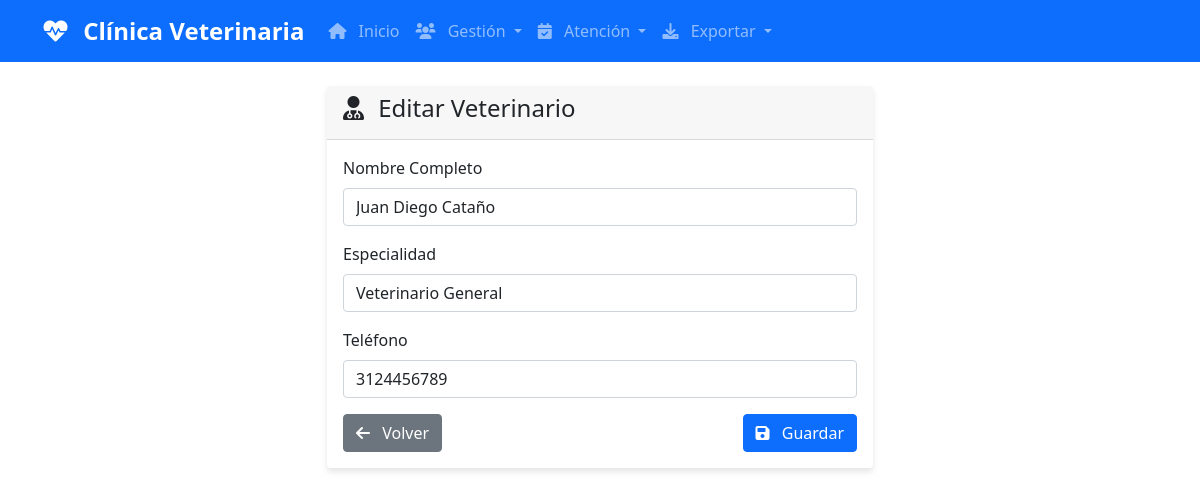
The page /veterinarios/1/editar/ on the database its author committed.
### core/models.py (models this page shows, shortened)
class Veterinario(models.Model):
    nombre = models.CharField(max_length=100)
    especialidad = models.CharField(max_length=100)
    telefono = models.CharField(max_length=20)

### core/views.py (the view)
# urls.py: path("veterinarios/<int:pk>/editar/", views.veterinario_editar, name="veterinario_editar"),
def veterinario_editar(request, pk):
    veterinario = get_object_or_404(Veterinario, pk=pk)
    form = VeterinarioForm(request.POST or None, instance=veterinario)
    if request.method == "POST" and form.is_valid():
        form.save()
        messages.success(request, "Veterinario actualizado exitosamente.")
        return redirect("veterinarios_lista")
    return render(request, "veterinario_form.html", {"form": form, "veterinario": veterinario})

### core/forms.py
class VeterinarioForm(forms.ModelForm):
    class Meta:
        model = Veterinario
        fields = ['nombre', 'especialidad', 'telefono']

### templates/veterinario_form.html (shortened to what this page needs)
{% extends "base.html" %}
{% block content %}
<div class="container mt-4">
    <div class="row justify-content-center">
        <div class="col-md-6">
            <div class="card">
                <div class="card-header">
                    <h4>
                        <i class="fas fa-user-md"></i>
                        {% if veterinario %}Editar Veterinario{% else %}Nuevo Veterinario{% endif %}
                    </h4>
                </div>
                <div class="card-body">
                    <form method="post">
                        <div class="mb-3">
                            <label for="{{ form.nombre.id_for_label }}" class="form-label">Nombre Completo</label>
                            {{ form.nombre }}
                        </div>
                        <div class="mb-3">
                            <label for="{{ form.especialidad.id_for_label }}" class="form-label">Especialidad</label>
                            {{ form.especialidad }}
                        </div>
                        <div class="mb-3">
                            <label for="{{ form.telefono.id_for_label }}" class="form-label">Teléfono</label>
                            {{ form.telefono }}
                        </div>
                        <div class="d-flex justify-content-between">
                            <a href="{% url 'veterinarios_lista' %}" class="btn btn-secondary">
                                <i class="fas fa-arrow-left"></i> Volver
                            </a>
                            <button type="submit" class="btn btn-primary">
                                <i class="fas fa-save"></i> Guardar
                            </button>
                        </div>
                    </form>
                </div>
            </div>
        </div>
    </div>
</div>
{% endblock %}

### static/css/estilo.css (style rules this page uses)
.card { box-shadow: 0 4px 6px rgba(0, 0, 0, 0.1); border: none; margin-bottom: 1rem; }
.card-header { font-weight: bold; }
.fas, .far { margin-right: 0.5rem; }
body { padding-bottom: 2rem; }

### rows shown on the page
Veterinario: nombre "Juan Diego Cataño", especialidad "Veterinario General", telefono "3124456789"
